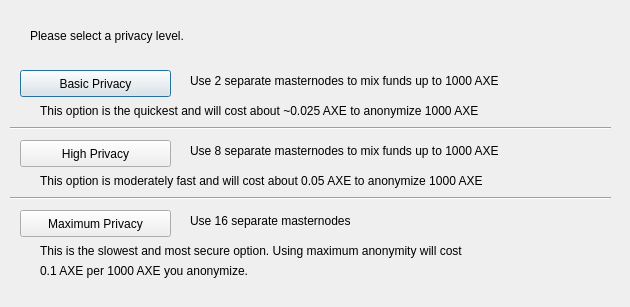
<?xml version="1.0" encoding="UTF-8"?>
<ui version="4.0">
 <class>DarksendConfig</class>
 <widget class="QDialog" name="DarksendConfig">
  <property name="geometry">
   <rect>
    <x>0</x>
    <y>0</y>
    <width>630</width>
    <height>307</height>
   </rect>
  </property>
  <property name="windowTitle">
   <string>Configure PrivateSend</string>
  </property>
  <widget class="QPushButton" name="buttonBasic">
   <property name="geometry">
    <rect>
     <x>20</x>
     <y>70</y>
     <width>151</width>
     <height>27</height>
    </rect>
   </property>
   <property name="text">
    <string>Basic Privacy</string>
   </property>
  </widget>
  <widget class="QPushButton" name="buttonHigh">
   <property name="geometry">
    <rect>
     <x>20</x>
     <y>140</y>
     <width>151</width>
     <height>27</height>
    </rect>
   </property>
   <property name="text">
    <string>High Privacy</string>
   </property>
  </widget>
  <widget class="QPushButton" name="buttonMax">
   <property name="geometry">
    <rect>
     <x>20</x>
     <y>210</y>
     <width>151</width>
     <height>27</height>
    </rect>
   </property>
   <property name="text">
    <string>Maximum Privacy</string>
   </property>
  </widget>
  <widget class="QLabel" name="label">
   <property name="geometry">
    <rect>
     <x>30</x>
     <y>20</y>
     <width>571</width>
     <height>31</height>
    </rect>
   </property>
   <property name="text">
    <string>Please select a privacy level.</string>
   </property>
  </widget>
  <widget class="QLabel" name="label_2">
   <property name="geometry">
    <rect>
     <x>190</x>
     <y>70</y>
     <width>421</width>
     <height>21</height>
    </rect>
   </property>
   <property name="text">
    <string>Use 2 separate masternodes to mix funds up to 1000 AXE</string>
   </property>
  </widget>
  <widget class="QLabel" name="label_3">
   <property name="geometry">
    <rect>
     <x>190</x>
     <y>140</y>
     <width>411</width>
     <height>21</height>
    </rect>
   </property>
   <property name="text">
    <string>Use 8 separate masternodes to mix funds up to 1000 AXE</string>
   </property>
  </widget>
  <widget class="QLabel" name="label_4">
   <property name="geometry">
    <rect>
     <x>190</x>
     <y>210</y>
     <width>421</width>
     <height>21</height>
    </rect>
   </property>
   <property name="text">
    <string>Use 16 separate masternodes</string>
   </property>
  </widget>
  <widget class="QLabel" name="label_6">
   <property name="geometry">
    <rect>
     <x>40</x>
     <y>100</y>
     <width>561</width>
     <height>21</height>
    </rect>
   </property>
   <property name="text">
    <string>This option is the quickest and will cost about ~0.025 AXE to anonymize 1000 AXE</string>
   </property>
  </widget>
  <widget class="QLabel" name="label_7">
   <property name="geometry">
    <rect>
     <x>40</x>
     <y>170</y>
     <width>561</width>
     <height>21</height>
    </rect>
   </property>
   <property name="text">
    <string>This option is moderately fast and will cost about 0.05 AXE to anonymize 1000 AXE</string>
   </property>
  </widget>
  <widget class="QLabel" name="label_8">
   <property name="geometry">
    <rect>
     <x>40</x>
     <y>240</y>
     <width>561</width>
     <height>21</height>
    </rect>
   </property>
   <property name="text">
    <string>This is the slowest and most secure option. Using maximum anonymity will cost</string>
   </property>
  </widget>
  <widget class="QLabel" name="label_9">
   <property name="geometry">
    <rect>
     <x>40</x>
     <y>260</y>
     <width>561</width>
     <height>21</height>
    </rect>
   </property>
   <property name="text">
    <string>0.1 AXE per 1000 AXE you anonymize.</string>
   </property>
  </widget>
  <widget class="Line" name="line">
   <property name="geometry">
    <rect>
     <x>10</x>
     <y>120</y>
     <width>601</width>
     <height>16</height>
    </rect>
   </property>
   <property name="orientation">
    <enum>Qt::Horizontal</enum>
   </property>
  </widget>
  <widget class="Line" name="line_2">
   <property name="geometry">
    <rect>
     <x>10</x>
     <y>190</y>
     <width>601</width>
     <height>16</height>
    </rect>
   </property>
   <property name="orientation">
    <enum>Qt::Horizontal</enum>
   </property>
  </widget>
 </widget>
 <resources/>
 <connections/>
</ui>
